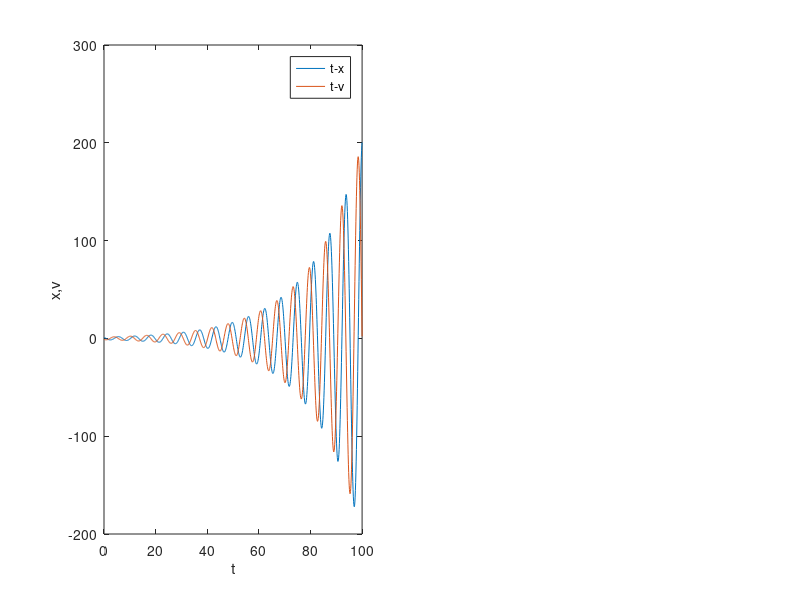

MATLAB code to generate this figure: (Note: this script raises an error after producing the figure.)
clear;
close all;

size = 1e3;

V = zeros(1,size);
V(1) = -1;%initialized velocity
X = zeros(1,size);
X(1) = 1;%initialized position
f1 = zeros(1,size);
f2 = zeros(1,size);
f3 = zeros(1,size);
f4 = zeros(1,size);
g1 = zeros(1,size);
g2 = zeros(1,size);
g3 = zeros(1,size);
g4 = zeros(1,size);

h = 0.1;
t = (0:h:size*h);

k = 1;%set
m = 1;%set

for i = 1:size
  f1(i) = -k/m*X(i);
  g1(i) = V(i);
  f2(i) = -k/m*(X(i)+0.5*h*g1(i));
  g2(i) = V(i)-f1(i)*0.5*h;
  f3(i) = -k/m*(X(i)+0.5*h*g2(i));
  g3(i) = V(i)-f2(i)*0.5*h;
  f4(i) = -k/m*(X(i)+h*g3(i));
  g4(i) = V(i)-h*f3(i);
  X(i+1) = X(i)+h*(g1(i) + 2*g2(i) + 2*g3(i) + g4(i))/6;
  V(i+1) = V(i)+h*(f1(i) + 2*f2(i) + 2*f3(i) + f4(i))/6;
end

figure;

subplot(1,2,1);
plot(t,X,t,V);
xlabel('t');
ylabel('x,v');
legend('t-x','t-v');
ax = gca;
ax.FontName = 'Times New Roman';
ax.FontSize = 16;
grid on;
grid minor;

subplot(1,2,2);
plot(X,V);
xlabel('x');
ylabel('v');
legend('x-v');
ax = gca;
ax.FontName = 'Times New Roman';
ax.FontSize = 16;
grid on;
grid minor;
%saveas(gcf,'t-x.png')
